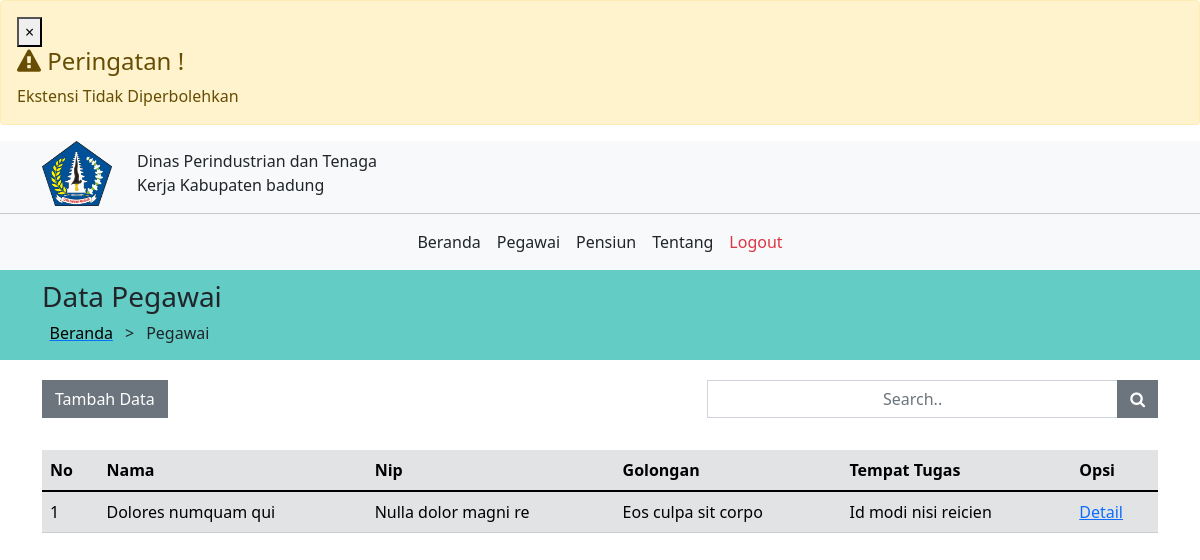
Page /admin/view_pegawai.php?alert=gagal_ekstensi (signed in) on the earlier database version.
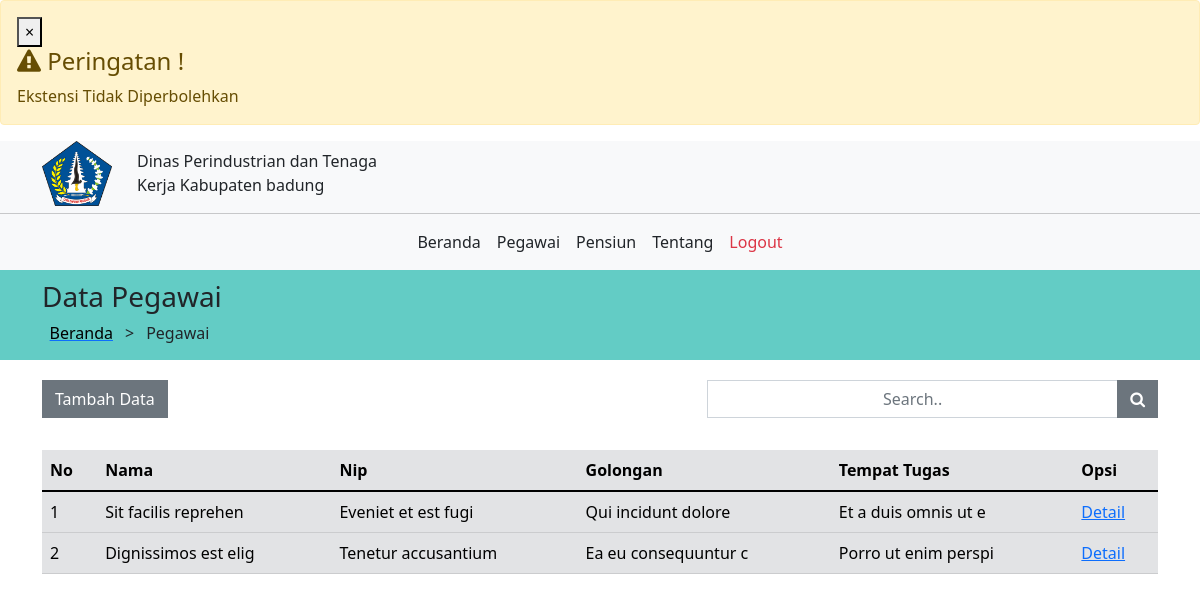
Same page on the later database version.
### tables this page shows
CREATE TABLE `pegawai` (
  `id` int(11) NOT NULL,
  `nama_gambar` varchar(255) DEFAULT NULL,
  `nama_lengkap` text NOT NULL,
  `nip` text NOT NULL,
  `tempat_lahir` text NOT NULL,
  `tanggal_lahir` date NOT NULL,
  `jenis_kelamin` text NOT NULL,
  `status` text NOT NULL,
  `agama` text NOT NULL,
  `tempat_tugas` text DEFAULT NULL,
  `no_sk_pensiun` text DEFAULT NULL,
  `golongan` text DEFAULT NULL,
  `gaji_pokok` text DEFAULT NULL,
  `masa_kerja_gol_baru` int(11) DEFAULT NULL,
  `masa_kerja_gol_lama` int(11) DEFAULT NULL,
  `pangkat_baru` varchar(255) DEFAULT NULL,
  `pangkat_lama` varchar(255) DEFAULT NULL,
  `jabatan` varchar(255) DEFAULT NULL,
  `eselon` varchar(255) DEFAULT NULL,
  `alamat` text DEFAULT NULL,
  `telepon` varchar(255) DEFAULT NULL,
  `pendidikan` varchar(255) DEFAULT NULL
);

### admin/view_pegawai.php (the view, shortened to what this page needs)
<?php include '../env.php'; include '../auth/cek_session.php';  include 'cek_level.php';?>
<!DOCTYPE html>
<html>
<head>
	<link rel="stylesheet" href="../dist/css/bootstrap.min.css">
	<link rel="stylesheet" href="https://cdnjs.cloudflare.com/ajax/libs/font-awesome/4.7.0/css/font-awesome.min.css">
</head>
<body>
<?php
		if(isset($_GET['alert'])){
			if($_GET['alert']=='gagal_ekstensi'){
				?>
		<div class="alert alert-warning alert-dismissible">
			<button type="button" class="close" data-dismiss="alert" aria-hidden="true">×</button>
			<h4><i class="icon fa fa-warning"></i> Peringatan !</h4>
			Ekstensi Tidak Diperbolehkan
		</div>
		<?php
			}
		}
		?>
	<div id="app">
		<nav class="navbar-light bg-light">
			<div class="container">
				<div class="mt-2">
					<div class="row">
						<div class="col-sm-1">
							<a class="navbar-brand" href="/">
								<img src="../dist/img//logo-1.png" alt="" width="70">
							</a>
						</div>
						<div class="col-sm-3">
							<div class="mt-2">
								<p class="text-dark">Dinas Perindustrian dan Tenaga Kerja Kabupaten badung</p>
							</div>
						</div>
					</div>
				</div>
			</div>
		</nav>
		<nav class="navbar navbar-expand-sm navbar-light bg-light">
			<div class="container">
				<div class="collapse navbar-collapse" id="navbarSupportedContent">
					<ul class="navbar-nav mr-auto">
						<li class="nav-item active">
							<a class="nav-link text-dark" href="index_admin.php">Beranda</a>
						</li>
						<li class="nav-item">
							<a class="nav-link text-dark active" href="view_pegawai.php">Pegawai</a>
						</li>
						<li class="nav-item">
							<a class="nav-link text-dark" href="view_pensiun.php">Pensiun</a>
						</li>
						<li class="nav-item">
							<a class="nav-link text-dark" href="#">Tentang</a>
						</li>
						<li class="nav-item">
                            <a class="nav-link text-danger" href="../auth/logout.php">Logout</a>
                        </li>
					</ul>
				</div>
			</div>
		</nav>
		<main class="">
			<div class="jumbotron text-dark" style="background-color: #63ccc5;color: #63ccc5; height: 10px;">
			</div>
			<div class="jumbotron text-dark"
				style="background-color: #63ccc5;color: #63ccc5; height: 80px; margin-bottom: 20px;">
				<div class="container">
					<div class="">
						<h3 class="">Data Pegawai</h3>
					</div>
					<div class="row">
						<div class="col-sm-1 text-end">
							<a href="index_admin.php">
								<font color="black">Beranda</font>
							</a>
						</div>
						>
						<div class="col text-start">
							<p>Pegawai</p>
						</div>
					</div>
				</div>
			</div>
			<div class="container">
				<div class="row mb-3">
					<div class="col col-lg-2">
						<div>
							<a class="btn btn-secondary rounded-0" href="input_pegawai.php">Tambah Data</a>
						</div>
					</div>
					<div class="col">
					</div>
					<div class="col">
						<form action="">
						<div class="text-end">
							<div class="input-group mb-3">
								<input class="form-control rounded-0" type="text" placeholder="Search.." name="search">
								<div class="input-group-append">
									<button class="btn btn-secondary rounded-0" type="submit"><i
											class="fa fa-search"></i></button>
								</div>
							</div>
						</div>
						</form>
					</div>
				</div>
				<div class="row">
					<div class="col">
						<table class="table table-secondary">
							<thead>
								<tr>
									<th scope="col">No</th>
									<th scope="col">Nama</th>
									<th scope="col">Nip</th>
									<th scope="col">Golongan</th>
									<th scope="col">Tempat Tugas</th>
									<th scope="col">Opsi</th>
								</tr>
							</thead>
							<tbody>
							<?php
								$no = 1;
								$query = "SELECT * FROM pegawai WHERE nama_lengkap LIKE '%" . (array_key_exists('search', $_GET) ? $_GET['search'] : '') . "%'";
								$sql = mysqli_query($koneksi, $query);
								$row = mysqli_num_rows($sql);
								if($row > 0){
								while($d = mysqli_fetch_array($sql)){
									echo "<tr>";
									echo "<td>".$no++."</td>";
									echo "<td>".$d['nama_lengkap']."</td>";
									echo "<td>".$d['nip']."</td>";
									echo "<td>".$d['golongan']."</td>";
									echo "<td>".$d['tempat_tugas']."</td>";
									$id = $d['id'];
									echo "<td>
											<a href='detail_pegawai.php?id=$id'>Detail<a>
										</td>
									</tr>";
									}
								}else{
									echo "<tr><td colspan='6'>Data tidak ada</td></tr>";
								}
							?>
							</tbody>
						</table>
					</div>
				</div>
			</div>
		</main>
	</div>
</body>

### admin/view_pegawai.php (style rules this page uses)
input { text-align: center; color: #000000; }

Differences in the rows shown:
removed pegawai: nama_lengkap "Dolores numquam qui", nip "Nulla dolor magni re", golongan "Eos culpa sit corpo", tempat_tugas "Id modi nisi reicien"
added pegawai: nama_lengkap "Sit facilis reprehen", nip "Eveniet et est fugi", golongan "Qui incidunt dolore", tempat_tugas "Et a duis omnis ut e"
added pegawai: nama_lengkap "Dignissimos est elig", nip "Tenetur accusantium", golongan "Ea eu consequuntur c", tempat_tugas "Porro ut enim perspi"
